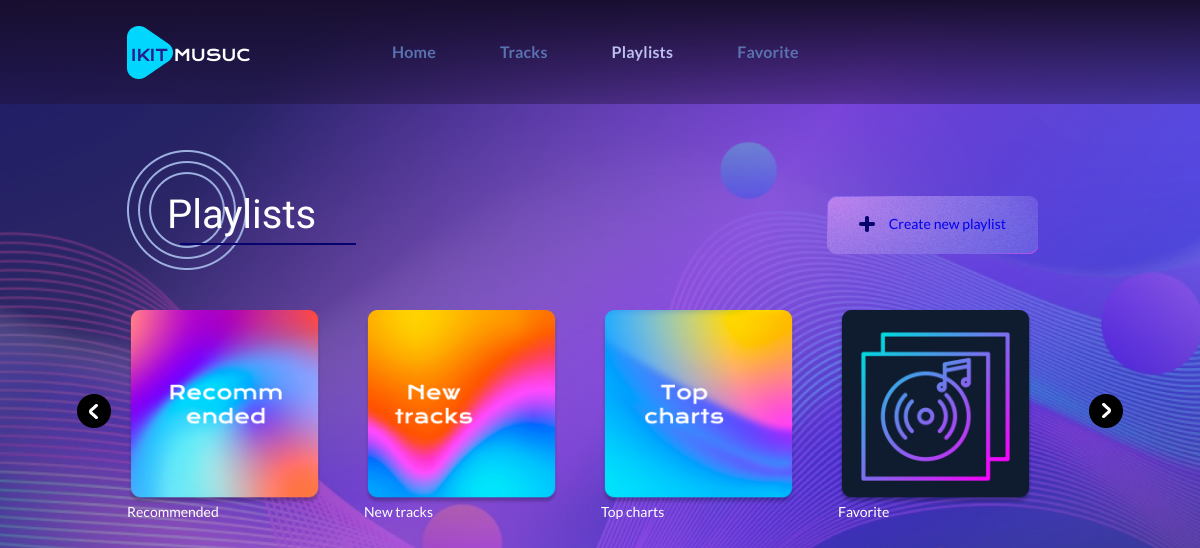
Before: /2/track/1 with the older database file.
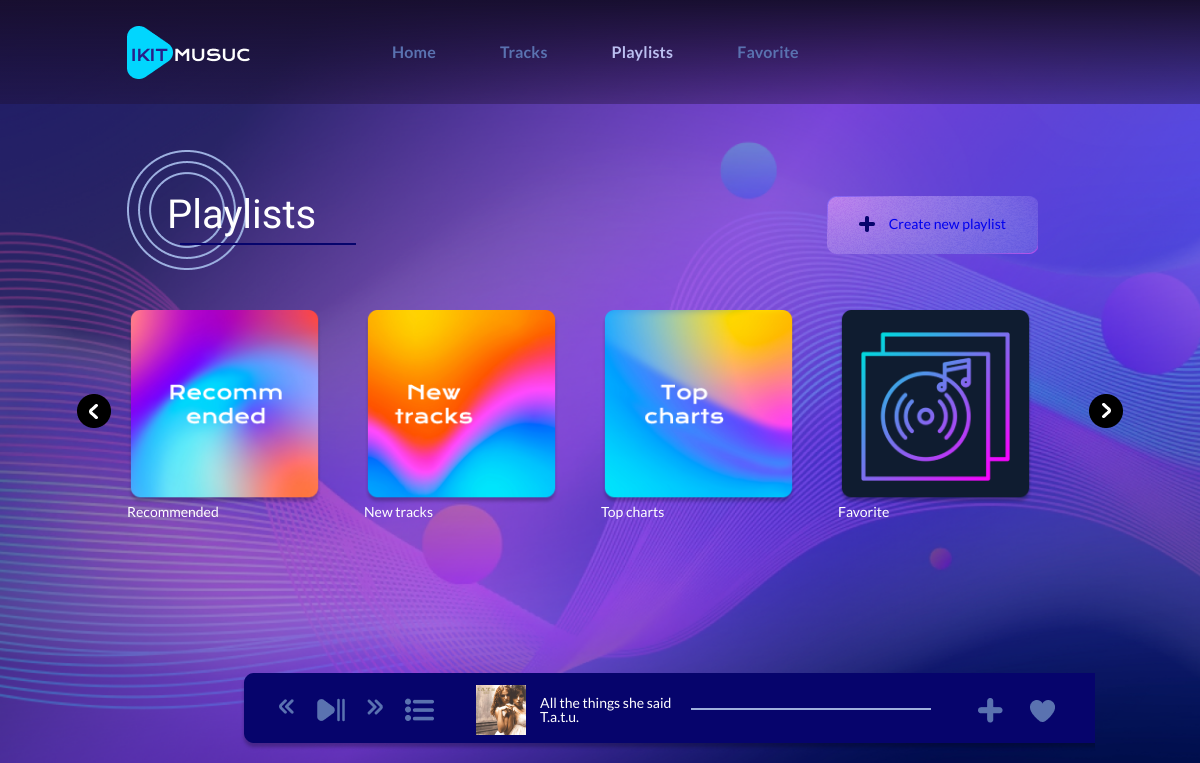
After: the same page with the newer database file.
### music/models.py (models this page shows, shortened)
class PlaylistsCompositions(models.Model):
    playlist = models.ForeignKey(Playlist, on_delete=models.CASCADE)
    composition = models.ForeignKey(Composition, on_delete=models.CASCADE)
    order = models.PositiveSmallIntegerField()
    class Meta:
        ordering = ['order']

class Composition(models.Model):
    name = models.CharField(max_length=255)
    author = models.CharField(max_length=255)
    cover = models.ImageField(upload_to="photos/%Y/%m/%d/")
    audio = models.FileField(upload_to="audio/%Y/%m/%d/")
    is_played = models.BooleanField(default=False)
    is_liked = models.BooleanField(default=False)
    order = models.PositiveSmallIntegerField(default=0, blank=True, null=True)
    class Meta:
        ordering = ['name', 'author']

### music/views.py (the view)
# urls.py: path('<int:playlist_id>/track/<int:track_order>', new_track, name="next"),
def new_track(request, playlist_id, track_order):
    playlists = Playlist.objects.all()
    playlist = Playlist.objects.get(id=playlist_id)
    track_order = count_order(playlist, track_order)
    if not PlaylistsCompositions.objects.filter(playlist=playlist):
        connection = None
    else:
        connection = PlaylistsCompositions.objects.get(order=track_order,
                                                       playlist=playlist)
    context = {
        'playlists': playlists,
        "playlist": playlist,
        "connection": connection,
    }
    return render(request, "music/index.html", context)

### music/views.py (called while the page is built)
def count_order(playlist, order):
    size = PlaylistsCompositions.objects.filter(playlist=playlist).count()
    if order > size:
        order = 1
    elif order < 1:
        order = size
    return order

### music/templates/music/index.html (shortened to what the changed rows need)
{% load static %}
<!DOCTYPE html>
<html lang="en">
    <head>
        <link rel="stylesheet" href="{% static 'music/css/style.css' %}">
    </head>
    <body>
        <div class="wrapper">
            <main class="page">
                <section class="page__main-block main-block">
                    <div class="main-block__container container">
                        <div class="main-block__body">
                            <div class="flex-container">
                                <h1 class="main-block__title">
                                    Playlists
                                </h1>
                            </div>
                        </div>
                    </div>
                </section>
                {% if connection %}
                <div class="play-track">
                    <div class="play__container">
                        <div class="play__control">
                    <a href="{% url 'next' playlist.pk connection.order|add:'-1' %}" class="play__previous">
                        <img src="{% static 'music/img/play/previos.png' %}"
                             alt="prev">
                    </a>
                    <a href="#" class="play__pause">
                        <img src="{% static 'music/img/play/play-pause 1.png' %}"
                             alt="play">
                    </a>
                    <a href="{% url 'next' playlist.pk connection.order|add:1 %}" class="play__next">
                        <img src="{% static 'music/img/play/next.png' %}"
                             alt="next">
                    </a>
                    <a href="#" class="play__list">
                        <img src="{% static 'music/img/play/list 1.png' %}"
                             alt="playlist">
                    </a>
                </div>
                        <div class="play__composition">
                    <div class="play__image">
                        <img src="{{ connection.composition.cover.url }}"
                             alt="">
                    </div>
                    <div class="play__track">
                        <div class="track__name">
                            {{ connection.composition.name }}
                        </div>
                        <div class="track__author">
                            {{ connection.composition.author }}
                        </div>
                    </div>
                </div>
                        <div class="play__progress">
                    <div class="play__progress-container">
                        <div class="play__line"></div>
                    </div>
                </div>
                        <div class="play__add">
                    <a href="{% url 'choose' connection.composition.pk %}" class="play__plus">
                        <img src="{% static 'music/img/play/plus-small 1.png' %}"
                             alt="">
                    </a>
                    <a href="#" class="play__like">
                        <img src="{% static 'music/img/play/heart 1.png' %}"
                             alt="">
                    </a>
                </div>
                    </div>
                </div>
                {% endif %}
            </main>
        </div>
    </body>
</html>

Changed rows visible on the page:
added PlaylistsCompositions: composition.cover (picture), composition.name "All the things she said", composition.author "T.a.t.u."
